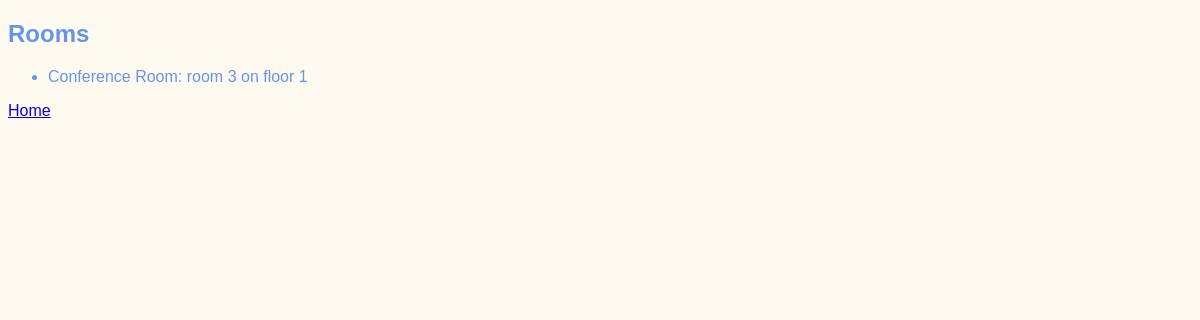
The page /meetings/rooms on the database as committed earlier.
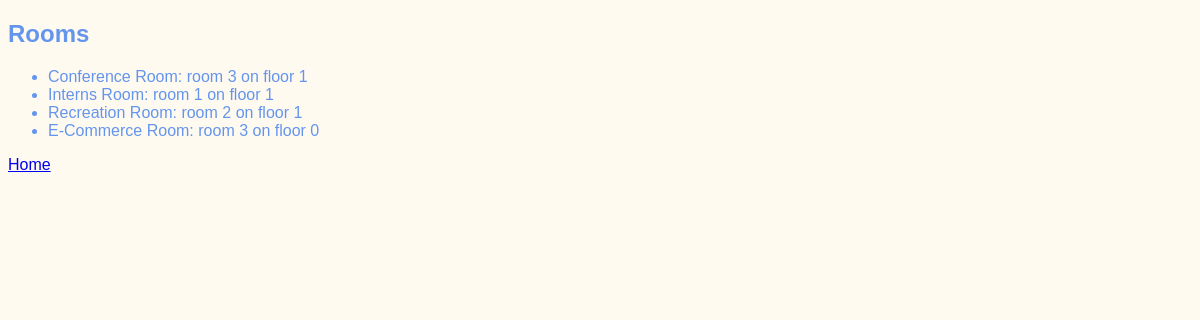
The same page on the database as committed later.
### meetings/models.py (models this page shows)
class Room(models.Model):
    name = models.CharField(max_length=50)
    floor = models.IntegerField()
    room_number = models.IntegerField()
    def __str__(self):
        return f"{self.name}: room {self.room_number} on floor {self.floor}"

### meetings/views.py (the view)
# urls.py: path('rooms', views.rooms_list, name="rooms_list"),
def rooms_list(request):
    return render(request, "meetings/rooms_list.html",
                  {"rooms": Room.objects.all()})

### meetings/templates/meetings/rooms_list.html (shortened to what this page needs)
{% extends "base.html" %}
{% block content %}
    <h2>Rooms</h2>
    <ul>
        {% for room in rooms %}
            <li>
                {{room}}
            </li>
        {% endfor %}
    </ul>
    <a href="{% url 'welcome' %}">Home</a>
{% endblock %}

### website/templates/base.html (shortened to what this page needs)
{% load static %}
<!DOCTYPE html>
<html lang="en">
<head>
    <link rel="stylesheet"
          href="{% static 'website/style.css' %}">
</head>
<body>
    {% block content %}
    {% endblock %}
</body>
</html>

### website/static/website/style.css (style rules this page uses)
body { font-family: sans-serif; color: cornflowerblue; background-color: floralwhite; }

Rows that differ between the two databases and show on the page:
added Room: name+room_number+floor "Interns Room: room 1 on floor 1"
added Room: name+room_number+floor "Recreation Room: room 2 on floor 1"
added Room: name+room_number+floor "E-Commerce Room: room 3 on floor 0"
